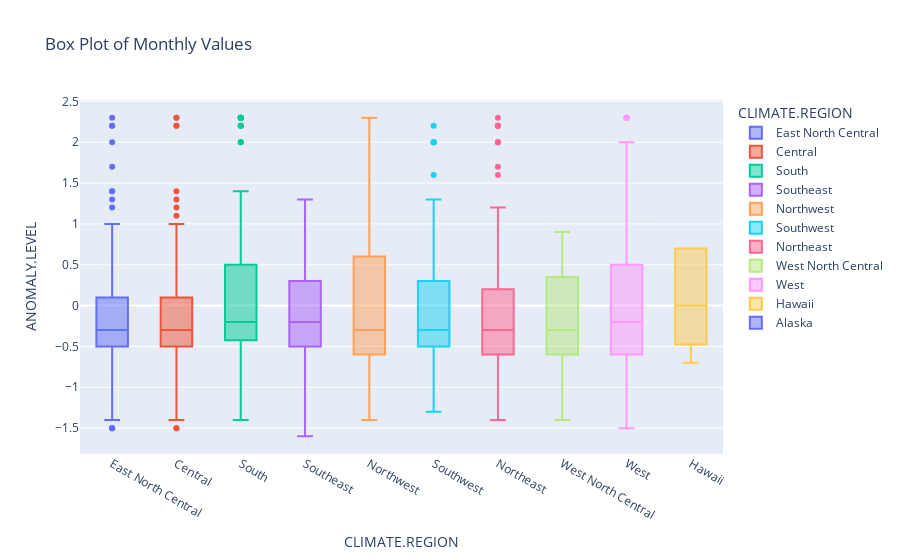

The cell this chart's notebook holds for it:
### Code cell
fig3 = px.box(df, x='CLIMATE.REGION', 
              y='ANOMALY.LEVEL', 
              title='Box Plot of Monthly Values',
             color = 'CLIMATE.REGION')
fig3.show()

### Figure 1 — Plotly figure (JSON) as saved in the notebook; plotly's stock layout.template omitted (floating-point values rounded to 4 significant figures; data arrays with more than 128 entries replaced by an {"elided": "..."} marker saying what was removed)
{"data": [{"alignmentgroup": "True", "hovertemplate": "CLIMATE.REGION=%{x}<br>ANOMALY.LEVEL=%{y}<extra></extra>", "legendgroup": "East North Central", "marker": {"color": "#636efa"}, "name": "East North Central", "notched": false, "offsetgroup": "East North Central", "orientation": "v", "showlegend": true, "type": "box", "x": {"elided": "138 str values"}, "x0": " ", "xaxis": "x", "y": {"elided": "138 float values"}, "y0": " ", "yaxis": "y"}, {"alignmentgroup": "True", "hovertemplate": "CLIMATE.REGION=%{x}<br>ANOMALY.LEVEL=%{y}<extra></extra>", "legendgroup": "Central", "marker": {"color": "#EF553B"}, "name": "Central", "notched": false, "offsetgroup": "Central", "orientation": "v", "showlegend": true, "type": "box", "x": {"elided": "200 str values"}, "x0": " ", "xaxis": "x", "y": {"elided": "200 float values"}, "y0": " ", "yaxis": "y"}, {"alignmentgroup": "True", "hovertemplate": "CLIMATE.REGION=%{x}<br>ANOMALY.LEVEL=%{y}<extra></extra>", "legendgroup": "South", "marker": {"color": "#00cc96"}, "name": "South", "notched": false, "offsetgroup": "South", "orientation": "v", "showlegend": true, "type": "box", "x": {"elided": "229 str values"}, "x0": " ", "xaxis": "x", "y": {"elided": "229 float values"}, "y0": " ", "yaxis": "y"}, {"alignmentgroup": "True", "hovertemplate": "CLIMATE.REGION=%{x}<br>ANOMALY.LEVEL=%{y}<extra></extra>", "legendgroup": "Southeast", "marker": {"color": "#ab63fa"}, "name": "Southeast", "notched": false, "offsetgroup": "Southeast", "orientation": "v", "showlegend": true, "type": "box", "x": {"elided": "153 str values"}, "x0": " ", "xaxis": "x", "y": {"elided": "153 float values"}, "y0": " ", "yaxis": "y"}, {"alignmentgroup": "True", "hovertemplate": "CLIMATE.REGION=%{x}<br>ANOMALY.LEVEL=%{y}<extra></extra>", "legendgroup": "Northwest", "marker": {"color": "#FFA15A"}, "name": "Northwest", "notched": false, "offsetgroup": "Northwest", "orientation": "v", "showlegend": true, "type": "box", "x": {"elided": "132 str values"}, "x0": " ", "xaxis": "x", "y": {"elided": "132 float values"}, "y0": " ", "yaxis": "y"}, {"alignmentgroup": "True", "hovertemplate": "CLIMATE.REGION=%{x}<br>ANOMALY.LEVEL=%{y}<extra></extra>", "legendgroup": "Southwest", "marker": {"color": "#19d3f3"}, "name": "Southwest", "notched": false, "offsetgroup": "Southwest", "orientation": "v", "showlegend": true, "type": "box", "x": ["Southwest", "Southwest", "Southwest", "Southwest", "Southwest", "Southwest", "Southwest", "Southwest", "Southwest", "Southwest", "Southwest", "Southwest", "Southwest", "Southwest", "Southwest", "Southwest", "Southwest", "Southwest", "Southwest", "Southwest", "Southwest", "Southwest", "Southwest", "Southwest", "Southwest", "Southwest", "Southwest", "Southwest", "Southwest", "Southwest", "Southwest", "Southwest", "Southwest", "Southwest", "Southwest", "Southwest", "Southwest", "Southwest", "Southwest", "Southwest", "Southwest", "Southwest", "Southwest", "Southwest", "Southwest", "Southwest", "Southwest", "Southwest", "Southwest", "Southwest", "Southwest", "Southwest", "Southwest", "Southwest", "Southwest", "Southwest", "Southwest", "Southwest", "Southwest", "Southwest", "Southwest", "Southwest", "Southwest", "Southwest", "Southwest", "Southwest", "Southwest", "Southwest", "Southwest", "Southwest", "Southwest", "Southwest", "Southwest", "Southwest", "Southwest", "Southwest", "Southwest", "Southwest", "Southwest", "Southwest", "Southwest", "Southwest", "Southwest", "Southwest", "Southwest", "Southwest", "Southwest", "Southwest", "Southwest", "Southwest", "Southwest", "Southwest"], "x0": " ", "xaxis": "x", "y": [-0.3, 0.5, 0.5, -0.3, -0.3, 0.1, -0.3, -0.3, 0.5, 1.3, -0.1, -0.5, -0.5, -0.7, 0.2, 0, 2, -0.5, -0.3, -0.5, -0.3, -0.7, 0.5, 0.5, -1, -0.4, 0.3, 0.1, -0.9, 2, -0.1, -0.3, -0.3, -0.3, -0.5, 0.7, 2.2, 0.7, 0.6, 2, -0.3, -0.5, -0.3, -0.5, -0.4, -0.4, -0.3, -1.3, -0.9, -0.5, 0.1, -1, 0.5, 1.1, -0.4, -0.6, -0.8, -0.4, -0.7, -0.5, -0.9, 0.5, -0.1, -0.3, 2, -0.3, -0.4, 0.8, -0.3, -0.1, -0.4, -1.1, -0.3, -0.4, -0.4, -0.4, -0.3, -0.2, -0.2, 0.2, -0.9, 0.5, -0.3, 0.5, 1.6, 0.3, -0.4, -0.6, -0.1, 0.3, 0.7, -0.5], "y0": " ", "yaxis": "y"}, {"alignmentgroup": "True", "hovertemplate": "CLIMATE.REGION=%{x}<br>ANOMALY.LEVEL=%{y}<extra></extra>", "legendgroup": "Northeast", "marker": {"color": "#FF6692"}, "name": "Northeast", "notched": false, "offsetgroup": "Northeast", "orientation": "v", "showlegend": true, "type": "box", "x": {"elided": "350 str values"}, "x0": " ", "xaxis": "x", "y": {"elided": "350 float values"}, "y0": " ", "yaxis": "y"}, {"alignmentgroup": "True", "hovertemplate": "CLIMATE.REGION=%{x}<br>ANOMALY.LEVEL=%{y}<extra></extra>", "legendgroup": "West North Central", "marker": {"color": "#B6E880"}, "name": "West North Central", "notched": false, "offsetgroup": "West North Central", "orientation": "v", "showlegend": true, "type": "box", "x": ["West North Central", "West North Central", "West North Central", "West North Central", "West North Central", "West North Central", "West North Central", "West North Central", "West North Central", "West North Central", "West North Central", "West North Central", "West North Central", "West North Central", "West North Central", "West North Central", "West North Central"], "x0": " ", "xaxis": "x", "y": [-0.4, -0.2, -0.4, -1.2, -0.5, 0.3, 0.9, 0.9, -1, -0.4, -0.3, -0.2, -1.4, -0.9, -0.2375, 0.5, 0.5], "y0": " ", "yaxis": "y"}, {"alignmentgroup": "True", "hovertemplate": "CLIMATE.REGION=%{x}<br>ANOMALY.LEVEL=%{y}<extra></extra>", "legendgroup": "West", "marker": {"color": "#FF97FF"}, "name": "West", "notched": false, "offsetgroup": "West", "orientation": "v", "showlegend": true, "type": "box", "x": {"elided": "217 str values"}, "x0": " ", "xaxis": "x", "y": {"elided": "217 float values"}, "y0": " ", "yaxis": "y"}, {"alignmentgroup": "True", "hovertemplate": "CLIMATE.REGION=%{x}<br>ANOMALY.LEVEL=%{y}<extra></extra>", "legendgroup": "Hawaii", "marker": {"color": "#FECB52"}, "name": "Hawaii", "notched": false, "offsetgroup": "Hawaii", "orientation": "v", "showlegend": true, "type": "box", "x": ["Hawaii", "Hawaii", "Hawaii", "Hawaii", "Hawaii"], "x0": " ", "xaxis": "x", "y": [-0.7, -0.4, 0.7, 0, 0.7], "y0": " ", "yaxis": "y"}, {"alignmentgroup": "True", "hovertemplate": "CLIMATE.REGION=%{x}<br>ANOMALY.LEVEL=%{y}<extra></extra>", "legendgroup": "Alaska", "marker": {"color": "#636efa"}, "name": "Alaska", "notched": false, "offsetgroup": "Alaska", "orientation": "v", "showlegend": true, "type": "box", "x": ["Alaska"], "x0": " ", "xaxis": "x", "y": [null], "y0": " ", "yaxis": "y"}], "layout": {"boxmode": "overlay", "legend": {"title": {"text": "CLIMATE.REGION"}, "tracegroupgap": 0}, "title": {"text": "Box Plot of Monthly Values"}, "xaxis": {"anchor": "y", "categoryarray": ["East North Central", "Central", "South", "Southeast", "Northwest", "Southwest", "Northeast", "West North Central", "West", "Hawaii", "Alaska"], "categoryorder": "array", "domain": [0, 1], "title": {"text": "CLIMATE.REGION"}}, "yaxis": {"anchor": "x", "domain": [0, 1], "title": {"text": "ANOMALY.LEVEL"}}}}
